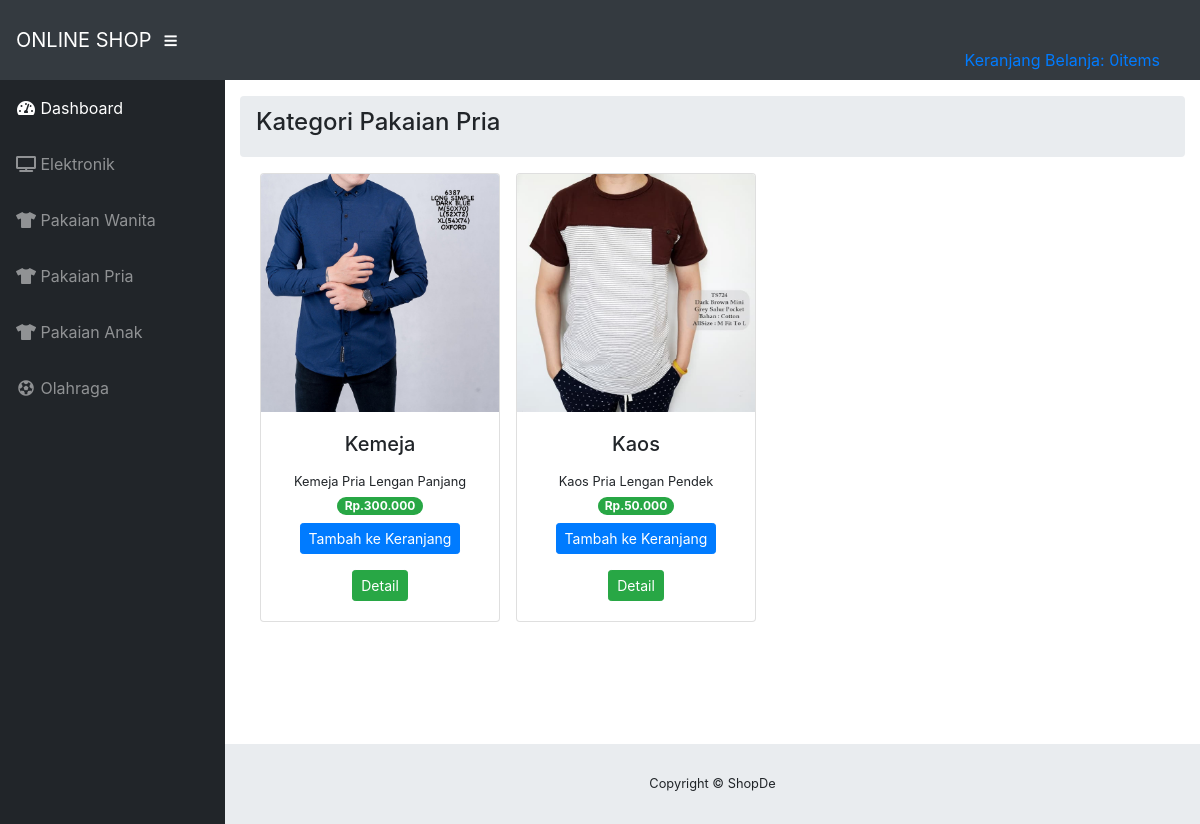
The page /index.php/kategori/pakaian_pria on the database its author committed.
### tables this page shows
CREATE TABLE `tb_barang` (
  `id_barang` int(11) NOT NULL,
  `nama_brg` varchar(200) NOT NULL,
  `keterangan` varchar(200) NOT NULL,
  `kategori` varchar(200) NOT NULL,
  `harga` int(11) NOT NULL,
  `stok` int(11) NOT NULL,
  `gambar` text NOT NULL
);

### application/controllers/Kategori.php (called while the page is built, shortened)
<?php
class Kategori extends CI_Controller
{
	public function pakaian_pria()
	{
		$data['title']= 'Kategori Pakaian Pria';
		$data['pakaian_pria'] = $this->M_Kategori->data_pakaian_pria()->result();
		$this->load->view('template/header', $data);
		$this->load->view('template/sidebar');
		$this->load->view('pakaian_pria', $data);
		$this->load->view('template/footer');
	}
}
?>

### index.php (called while the page is built, shortened)
<?php
require_once BASEPATH.'core/CodeIgniter.php';

### application/models/M_Kategori.php (called while the page is built, shortened)
<?php
class M_Kategori extends CI_Model
{
	public function data_pakaian_pria()
	{
		return $this->db->get_where("tb_barang", array('kategori' => 'pakaian pria'));
	}
}
?>

### application/views/pakaian_pria.php (the view)
<div class="container-fluid">
  <ol class="breadcrumb">
    <h4 class="breadcrumb-item"><?php echo $title ?></h4>
  </ol>
  <div class="row ml-1 text-center mt-3 mb-3" >
    <?php foreach ($pakaian_pria as $brg) : ?>
      <div class="card ml-3" style="width: 15rem;">
        <img src="<?php echo base_url().'/upload/'.$brg->gambar ?>" class="card-img-top" alt="..." >
        <div class="card-body">
          <h5 class="card-title"><?php echo $brg->nama_brg ?></h5>
          <small><?php echo $brg->keterangan ?></small><br>
          <span class="badge badge-pill badge-success mb-2">Rp.<?php echo number_format($brg->harga,0,',','.')  ?></span>
          <?php echo anchor('Dashboard/tambah_keranjang/'.$brg->id_barang, '<div class="btn btn-sm btn-primary">Tambah ke Keranjang</div>') ?>
          <?php echo anchor('Dashboard/detail/'.$brg->id_barang, '<div class="btn btn-sm btn-success mt-3">Detail</div>') ?>
        </div>
      </div>
    <?php endforeach; ?>
  </div>
</div>

### rows shown on the page
tb_barang: gambar (picture), nama_brg "Kemeja", keterangan "Kemeja Pria Lengan Panjang", harga "300.000", id_barang "Tambah ke Keranjang", id_barang "Detail"
tb_barang: gambar (picture), nama_brg "Kaos", keterangan "Kaos Pria Lengan Pendek", harga "50.000", id_barang "Tambah ke Keranjang", id_barang "Detail"

### other values the page prints
anchor('Dashboard/detail_keranjang', $keranjang) "Keranjang Belanja: 0items"
$title "Kategori Pakaian Pria"
